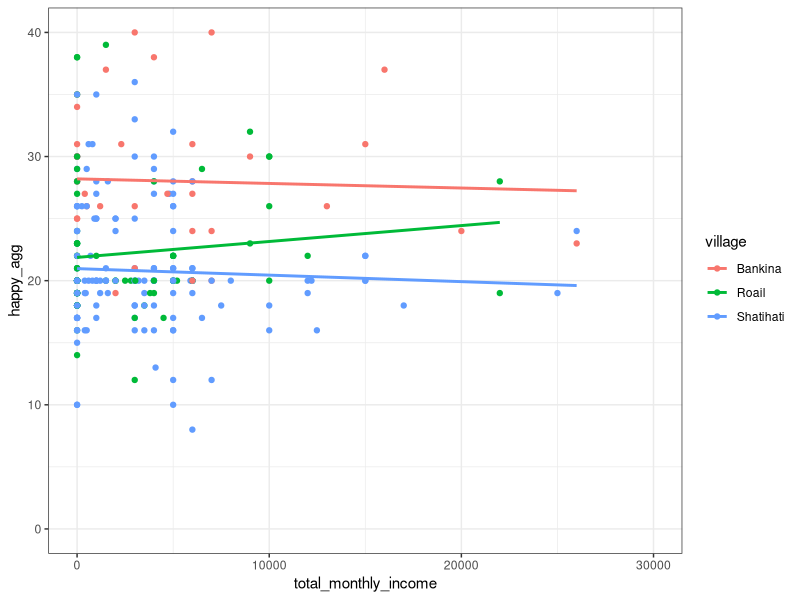
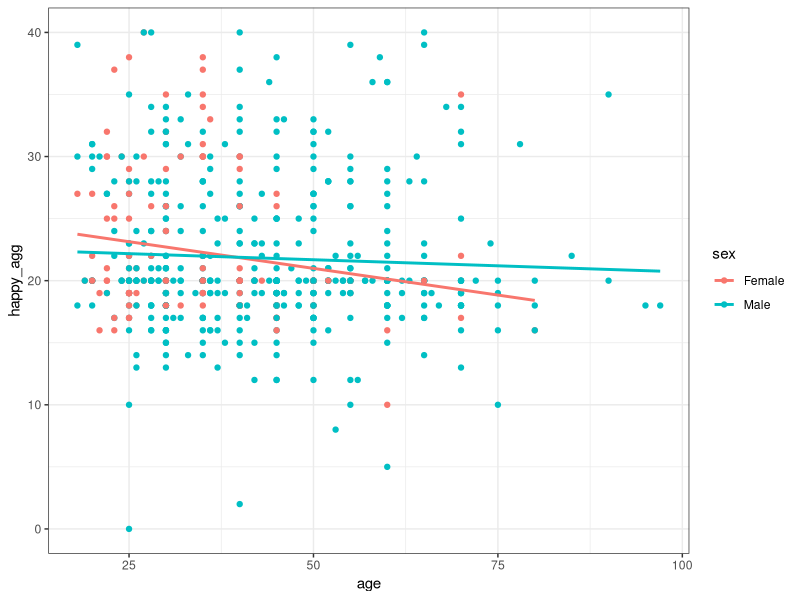
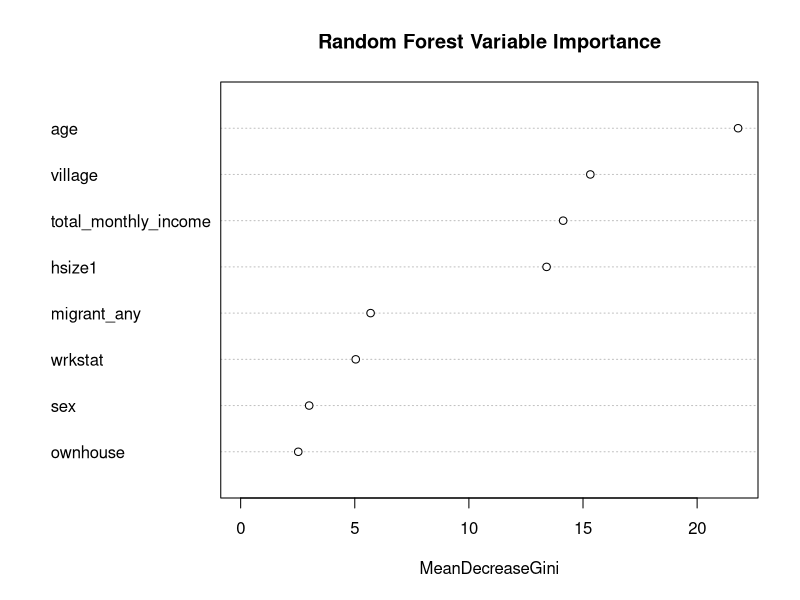
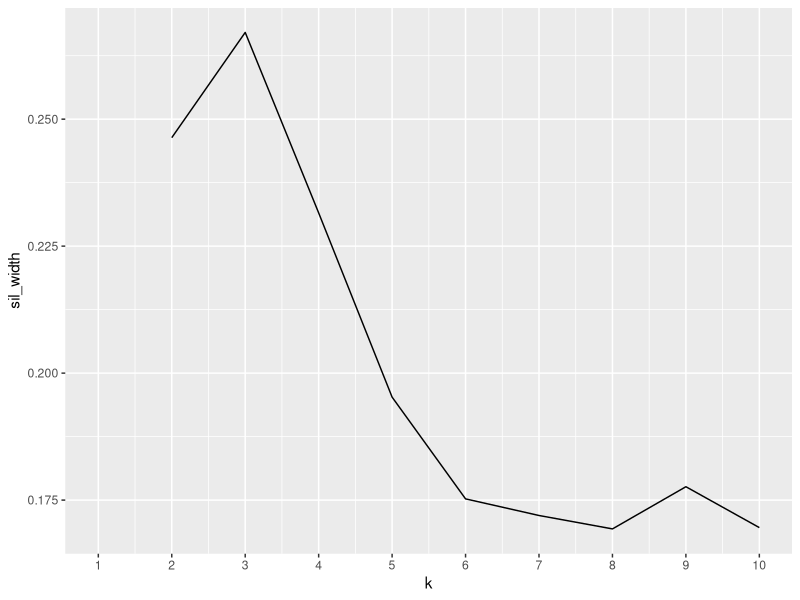

Recreate these plots in R, in order.
#Cleaning and Isolating the Household dataset down to variables that we want to use
#I am using the hosuehold data csv file in the most recent version
#You should import the dataset manually from your computer and then select and hit import dataset again and make sure it is in your environment

library(readr)
library(tidyverse)
library(randomForest)

Household <- read_csv("Household.csv")

data <- Household


for (i in 1:nrow(data)){
  if (data$mo_wageinc1[i] == ".n"){
    data$mo_wageinc1[i] <- 0
  }
  
  if (data$mo_nonwageinc1[i] == ".n"){
    data$mo_nonwageinc1[i] <- 0
  }
  
  if (data$mo_wageinc2[i] == ".n"){
    data$mo_wageinc2[i] <- 0
  }
  
  if (data$mo_nonwageinc2[i] == ".n"){
    data$mo_nonwageinc2[i] <- 0
  }
}

data_1 <- data %>%
  select(newid, hsize1, village, migrant_any, wrkstat, age, sex, marital, happy, happy_future, ownhouse, mo_wageinc1, mo_nonwageinc1, mo_wageinc2, mo_nonwageinc2, happy_past, satcur_job, satcur_achieve, satcur_livstandard, satcur_health, satcur_safe, satcur_comm, satcur_finsec, satcur_leistime, satcur_socenv, satcur_fam) %>%
  mutate(hsize1 = as.numeric(hsize1)) %>%
  mutate(age = as.numeric(age)) %>%
  mutate(mo_wageinc1 = as.numeric(mo_wageinc1)) %>%
  mutate(mo_nonwageinc1 = as.numeric(mo_nonwageinc1)) %>%
  mutate(mo_wageinc2 = as.numeric(mo_wageinc2)) %>%
  mutate(mo_nonwageinc2 = as.numeric(mo_nonwageinc2)) %>%
  filter(happy != ".m") %>%
  filter(happy_past != ".m") %>%
  filter(happy_future != ".m") %>%
  filter(satcur_job != ".n") %>%
  filter(satcur_job != ".m" & satcur_achieve != ".m" & satcur_livstandard != ".m" & satcur_health != ".m" & satcur_safe != ".m" & satcur_comm != ".m" & satcur_finsec != ".m" & satcur_leistime != ".m" & satcur_socenv != ".m" & satcur_fam  != ".m") %>%
  mutate(across(c("happy", "satcur_job", "satcur_achieve", "satcur_livstandard", "satcur_health", "satcur_safe", "satcur_comm", "satcur_finsec", "satcur_leistime", "satcur_socenv", "satcur_fam"), as.factor)) %>%
  mutate(across(c("happy", "satcur_job", "satcur_achieve", "satcur_livstandard", "satcur_health", "satcur_safe", "satcur_comm", "satcur_finsec", "satcur_leistime", "satcur_socenv", "satcur_fam"), ~ fct_relevel(., c("Not at all satisfied", "Somewhat unsatisfied", "Satisfied", "Quite satisfied", "Completely satisfied")))) %>%
  mutate(happy_past = as.factor(happy_past)) %>%
  mutate(happy_past = fct_relevel(happy_past, c("Worse", "Same", "Better"))) %>%
  mutate(happy_future = as.factor(happy_future)) %>%
  mutate(happy_future = fct_relevel(happy_future, c("Worse", "Same", "Better"))) %>%
  mutate(happy_agg = as.numeric(satcur_job) + as.numeric(satcur_achieve) + as.numeric(satcur_livstandard) + as.numeric(satcur_health) + as.numeric(satcur_safe) + as.numeric(satcur_comm) + as.numeric(satcur_finsec) + as.numeric(satcur_leistime) + as.numeric(satcur_socenv) + as.numeric(satcur_fam) - 10) %>%
  mutate(class_2 = as.factor(happy_agg > 20))
  


max(data_1$happy_agg)


#graph 1: Happiness and income scatter plot divided by sex and faceted by village

data_1 %>%
  select(mo_wageinc1, mo_nonwageinc1, mo_wageinc2, mo_nonwageinc2, village, sex, happy_agg) %>%
  na.omit() %>%
  mutate(total_monthly_income = mo_wageinc1 + mo_nonwageinc1 + mo_wageinc2 + mo_nonwageinc2) %>%
  ggplot(aes(x = total_monthly_income, y = happy_agg, color = village)) +
  geom_point() +
  scale_x_continuous(limits = c(0, 30000)) +
  scale_y_continuous(limits = c(0, 40)) +
  theme_bw() +
  geom_smooth(method = lm, se = F)



#graph 2: Happiness and age scatter plot divided by sex and faceted by village

data_1 %>%
  select(age, village, sex, happy_agg) %>%
  na.omit() %>%
  ggplot(aes(x = age, y = happy_agg, color = sex)) +
  geom_point() +
  theme_bw() +
  geom_smooth(method = lm, se = F)

#Random Forest

rf_data <- data_1 %>%
  mutate(total_monthly_income = mo_wageinc1 + mo_nonwageinc1 + mo_wageinc2 + mo_nonwageinc2) %>%
  select(hsize1, village, migrant_any, wrkstat, age, sex, ownhouse, class_2, total_monthly_income) %>%
  na.omit() 

set.seed(346587)
split_vec <- sample(x = nrow(rf_data), size = round(.8*nrow(rf_data)), replace = FALSE)


rf_data_train <- rf_data %>%
  slice(split_vec)

rf_data_test <- rf_data %>%
  anti_join(rf_data_train)
  
rf_x_data_train <- rf_data_train %>%
  select(hsize1, village, migrant_any, wrkstat, age, sex, ownhouse, total_monthly_income)

rf_y_data_train <- rf_data_train$class_2
  
rf_x_data_test <- rf_data_test %>%
  select(hsize1, village, migrant_any, wrkstat, age, sex, ownhouse, total_monthly_income)
  
rf_y_data_test <- rf_data_test$class_2

rf1 <- randomForest(x = rf_x_data_train, y = rf_y_data_train, xtest = rf_x_data_test, ytest = rf_y_data_test, keep.forest=TRUE) 


varImpPlot(rf1, main = "Random Forest Variable Importance")


#clustering data into happiness aggregate levels

library(cluster)


#selecting data
data_2 <- data %>%
  select(newid, hsize1, village, migrant_any, wrkstat, age, sex, marital, happy, happy_future, ownhouse, mo_wageinc1, 
         mo_nonwageinc1, mo_wageinc2, mo_nonwageinc2, happy_past, satcur_job, satcur_achieve, satcur_livstandard, satcur_health, satcur_safe, 
         satcur_comm, satcur_finsec, satcur_leistime, satcur_socenv, satcur_fam, hrelig, religious, ownhouse, housetype, cookroom,
         mainrooms, othrooms, bath_flush, bath_pitlat, bath_bucket,bath_hanging, washwater1, light1, electricity, naturalgas, generator, 
         phone, cow, chicken ) %>%
  mutate(hsize1 = as.numeric(hsize1)) %>%
  mutate(age = as.numeric(age)) %>%
  mutate(mo_wageinc1 = as.numeric(mo_wageinc1)) %>%
  mutate(mo_nonwageinc1 = as.numeric(mo_nonwageinc1)) %>%
  mutate(mo_wageinc2 = as.numeric(mo_wageinc2)) %>%
  mutate(mo_nonwageinc2 = as.numeric(mo_nonwageinc2)) %>%
  filter(happy != ".m") %>%
  filter(happy_past != ".m") %>%
  filter(happy_future != ".m") %>%
  filter(satcur_job != ".n") %>%
  filter(satcur_job != ".m" & satcur_achieve != ".m" & satcur_livstandard != ".m" & satcur_health != ".m" & satcur_safe != ".m" & satcur_comm != ".m" & satcur_finsec != ".m" & satcur_leistime != ".m" & satcur_socenv != ".m" & satcur_fam  != ".m") %>%
  mutate(across(c("happy", "satcur_job", "satcur_achieve", "satcur_livstandard", "satcur_health", "satcur_safe", "satcur_comm", "satcur_finsec", "satcur_leistime", "satcur_socenv", "satcur_fam"), as.factor)) %>%
  mutate(across(c("happy", "satcur_job", "satcur_achieve", "satcur_livstandard", "satcur_health", "satcur_safe", "satcur_comm", "satcur_finsec", "satcur_leistime", "satcur_socenv", "satcur_fam"), ~ fct_relevel(., c("Not at all satisfied", "Somewhat unsatisfied", "Satisfied", "Quite satisfied", "Completely satisfied")))) %>%
  mutate(happy_past = as.factor(happy_past)) %>%
  mutate(happy_past = fct_relevel(happy_past, c("Worse", "Same", "Better"))) %>%
  mutate(happy_future = as.factor(happy_future)) %>%
  mutate(happy_future = fct_relevel(happy_future, c("Worse", "Same", "Better"))) %>%
  mutate(happy_agg = as.numeric(satcur_job) + as.numeric(satcur_achieve) + as.numeric(satcur_livstandard) + as.numeric(satcur_health) + as.numeric(satcur_safe) + as.numeric(satcur_comm) + as.numeric(satcur_finsec) + as.numeric(satcur_leistime) + as.numeric(satcur_socenv) + as.numeric(satcur_fam) - 10) %>%
  mutate(class_2 = as.factor(happy_agg > 20)) %>%
  mutate(total_monthly_income = mo_wageinc1 + mo_nonwageinc1 + mo_wageinc2 + mo_nonwageinc2)

View(data_2)

#creating levels for happy agg
data_2 <- data_2 %>% mutate(happy_level = case_when(happy_agg < (40/3) ~ "Least",
                                                    happy_agg >= (40/3) & happy_agg < ((40/3)*2) ~ "Middle",
                                                    happy_agg >= ((40/3)*2) ~ "Most"))


#selecting columns
data_2 <- data_2 %>% select(-c(1,9,10,12:26,45))

#converting cols to numeric
data_2 <- data_2 %>% 
  mutate(cow = as.numeric(cow)) %>% 
  mutate(chicken = as.numeric(chicken))

#converting characters to factors  
data_2 <- data_2 %>% mutate_if(is.character,as.factor)

#removing rows with nas
data_2 <- data_2 %>% na.omit()

#data for clustering without happiness result var
data_test_3 <- data_2 %>% select(-29)

#running clustering alg with new data
test_clust_2 <- daisy(data_test_3, "gower")

test_clust_2
summary(test_clust_2)

#figuring out number of clusters!!
#-------------------------
sil_width<-vector() #empty vector to hold mean sil width

for(i in 2:10){
  kms <- kmeans(test_clust_2,centers=i) #compute k-means solution
  sil <- silhouette(kms$cluster, dist(test_clust_2)) #get sil widths (clusterID, distance)
  #gets clusterID from cluster finding alg, distances from distance alg
  sil_width[i]<-mean(sil[,3]) #take averages (higher is better) (,3) because third value is the value of silhoutte score on individual datapoint that we are looking for 
}

ggplot() + 
  geom_line(aes(x=1:10,y=sil_width)) +
  scale_x_continuous(name="k",breaks=1:10)

#fit and visualize
pam_fit <- pam(test_clust_2, diss = TRUE, k = 3)

#adding cluster as a column
data_2 <- data_2 %>%  mutate(cluster=as.factor(pam_fit$clustering))

#test clustering accuracy
